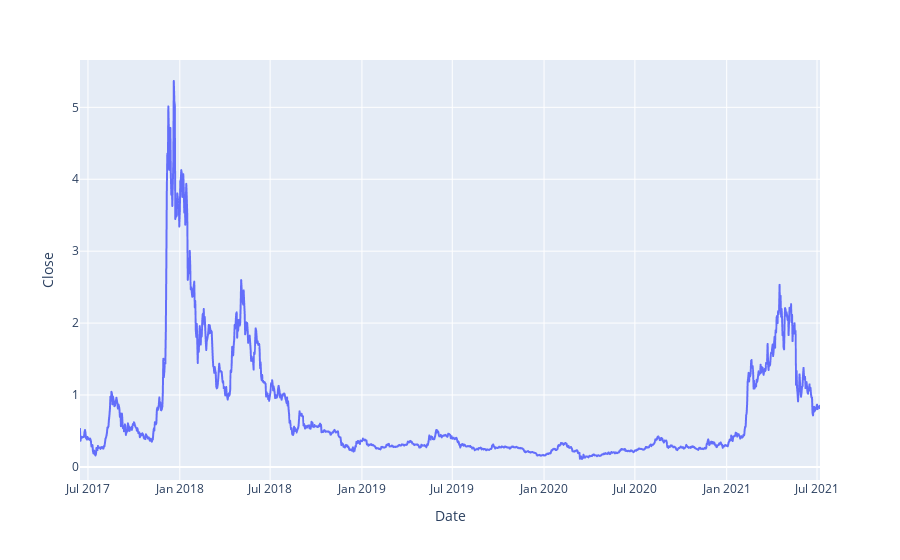

The code cell stored with this chart in its notebook:
### Code cell
fig = px.line(data, x='Date', y="Close")
fig.show();

### Figure 1 — Plotly figure (JSON) as saved in the notebook; plotly's stock layout.template omitted (floating-point values rounded to 4 significant figures; data arrays with more than 128 entries replaced by an {"elided": "..."} marker saying what was removed)
{"data": [{"hovertemplate": "Date=%{x}<br>Close=%{y}<extra></extra>", "legendgroup": "", "line": {"color": "#636efa", "dash": "solid"}, "marker": {"symbol": "circle"}, "mode": "lines", "name": "", "showlegend": false, "x": {"elided": "1484 str values"}, "xaxis": "x", "y": {"elided": "1484 float values"}, "yaxis": "y", "type": "scattergl"}], "layout": {"xaxis": {"anchor": "y", "domain": [0, 1], "title": {"text": "Date"}}, "yaxis": {"anchor": "x", "domain": [0, 1], "title": {"text": "Close"}}, "legend": {"tracegroupgap": 0}, "margin": {"t": 60}}}
